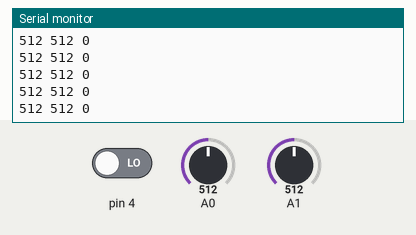
The sketch below on a simulated Arduino Uno, built with avr-gcc and run on an emulated ATmega328P. Shown: the last lines printed to the serial monitor. Inputs (shaded band) come from the test bench; at power-on: A0 = 512, A1 = 512, pin 4 LOW.

Above: at 1.2 s.
1.3 s: A0 set to 716
At 1.31 s:
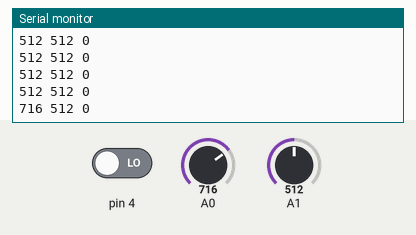
2.8 s: A1 set to 716
At 2.82 s:
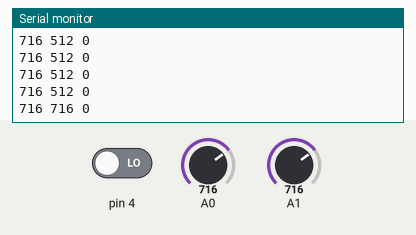
4.3 s: pin 4 driven HIGH
At 4.33 s:
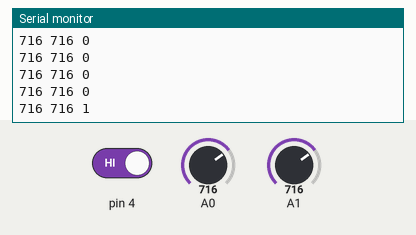
5.8 s: A0 set to 900
At 5.84 s:
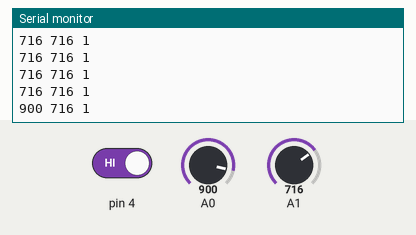
7.3 s: A1 set to 900
At 7.35 s:
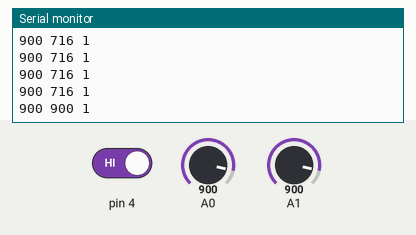
8.8 s: pin 4 driven LOW
At 8.86 s:
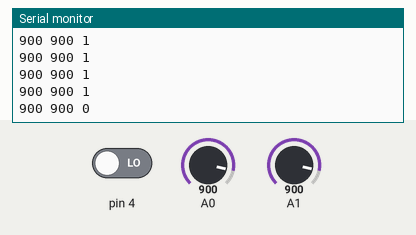
Timing chart, 0 to 11.3 s (numbered marks = the images above; inputs shaded):
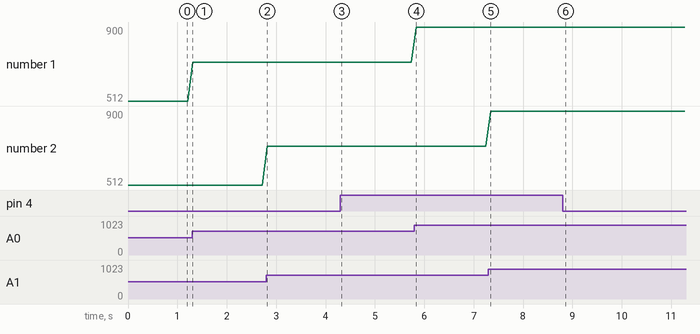

Measured:
- after the input at 1.3 s, the serial monitor: prints a new line at once (image 1)
- after the input at 2.8 s, the serial monitor: prints a new line at once (image 2)
- after the input at 4.3 s, the serial monitor: prints a new line at once (image 3)
- after the input at 5.8 s, the serial monitor: prints a new line at once (image 4)
- after the input at 7.3 s, the serial monitor: prints a new line after 0.05 s (image 5)
- after the input at 8.8 s, the serial monitor: prints a new line after 0.06 s (image 6)
- plotted number 1: 512 → 716 after the input at 1.3 s, 716 → 900 after the input at 5.8 s

The sketch:

FinalCode.ino
```cpp
int lightSensor = 0;
int potSensor = 0;
int resetButton = 0;

void setup() {
  // start serial port
  Serial.begin(9600);
  pinMode(4, INPUT);
}
void loop() {
  lightSensor = analogRead(A0);
  potSensor = analogRead(A1);
  resetButton = digitalRead(4);
  Serial.println(String(lightSensor) + " " + String(potSensor) + " " + String(resetButton));
  delay(100);
}
```
